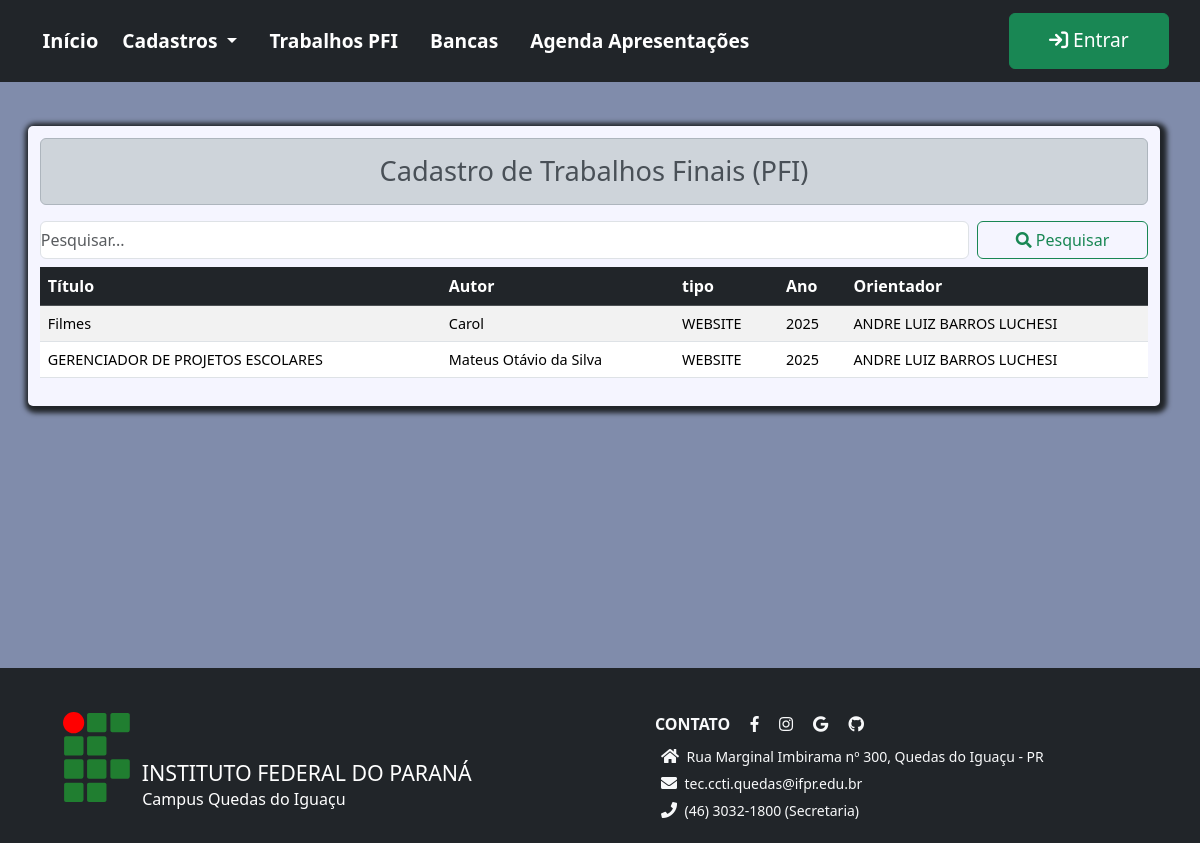
The page /trabalhos/listar/ on the database as committed earlier.
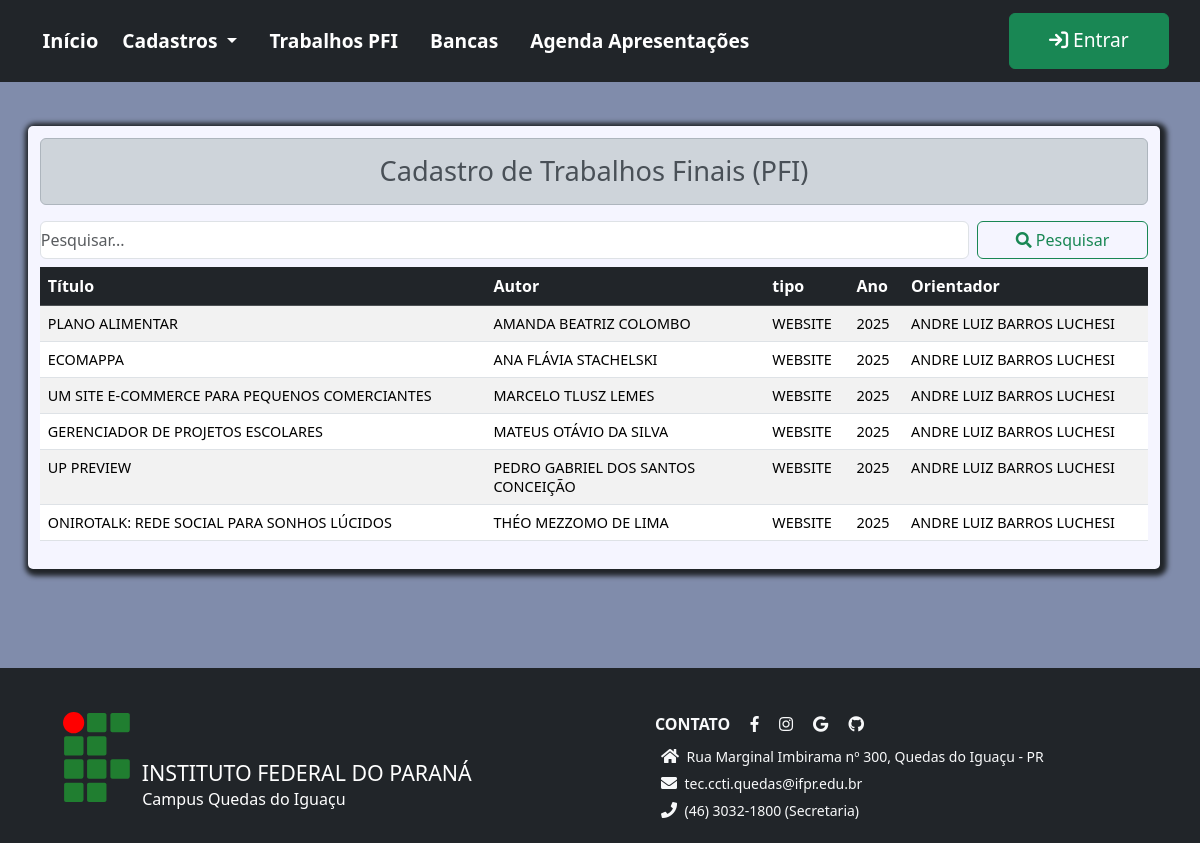
The same page on the database as committed later.
### pfi/models.py (models this page shows, shortened)
class Trabalho_Final(models.Model):
    class Meta:
        verbose_name = 'Projeto Final Interdisciplinar (PFI)'
        verbose_name_plural = 'Projetos Finais Interdisciplinares'
    titulo = models.CharField(max_length=250, null=False, blank=False)
    resumo = models.TextField()
    tipo = models.CharField(max_length=150, null=True, blank=True)
    ano = models.IntegerField(
        validators=[MinValueValidator(2010), MaxValueValidator(datetime.date.today().year)])  # ano atual
    autor = models.ForeignKey(Aluno, on_delete=models.RESTRICT, blank=False, null=False)
    orientador = models.ForeignKey(Docente, on_delete=models.RESTRICT, blank=False, null=False)
    coorientador = models.ForeignKey(Avaliador, related_name='Coorientador', on_delete=models.RESTRICT, blank=True, null=True)
    url = models.URLField(max_length=250, null=True, blank=True, verbose_name='URL')

class Aluno(models.Model):
    ativo = models.BooleanField(default=True)
    nome = models.CharField(max_length=150, null=False, blank=False)
    email = models.EmailField(max_length=50, null=True, blank=True)
    ano_ingresso = models.IntegerField(
        validators=[MinValueValidator(2010), MaxValueValidator(datetime.date.today().year)])  # ano atual
    turma = models.ForeignKey(Turma, on_delete=models.RESTRICT, blank=True, null=True)

class Avaliador(User):
    nome = models.CharField(max_length=150, null=False, blank=False)
    telefone = models.CharField(verbose_name='Telefone', max_length=15, null=True, blank=True, help_text= 'Informe um telefone ou celular para contato')
    servidor_ifpr = models.BooleanField(verbose_name='Servidor do IFPR', default=True, help_text= 'Marque essa opção caso seja Servidor do IFPR')

### pfi/views.py (the view)
# urls.py: path('trabalhos/listar/', views.ListTrabalhos.as_view(), name='trabalhos'),
class ListTrabalhos(ListView):
    template_name = 'trabalho_final_list.html'
    model = Trabalho_Final
    queryset = Trabalho_Final.objects.all().order_by('ano', Lower('autor__nome'))
    context_object_name = 'trabalhos'
    extra_context = {'form_titulo': 'Cadastro de Trabalhos Finais (PFI)'}
    def get_queryset(self):
        filter_val = self.request.GET.get('pesquisar', '')
        return Trabalho_Final.objects.filter(Q(titulo__contains=filter_val) | Q(autor__nome__contains=filter_val) | Q(orientador__nome__icontains=filter_val)).order_by('ano',  Lower('autor__nome'))

### pfi/templates/trabalho_final_list.html (shortened to what this page needs)
{% extends 'page.html' %}
{% block conteudo %}
<div class="content container">
    <h2 class="text-center alert alert-dark">
        {{form_titulo}}
    </h2>
    <div class="row">
        <div class="d-flex " style="width: 100% !important; ">
            <form class="d-flex p-0 m-0 w-100"   role="search">
                <input class="form-control me-2 p-0 m-0"   type="search" placeholder="Pesquisar..." name="pesquisar" aria-label="Search"/>
                <button class="btn btn-outline-success  " style="width: 200px !important; " type="submit"><i class="fa fa-search"></i> Pesquisar </button>
            </form>
        </div>
        <div class="col-md-12 mt-2 table-responsive" >
            <table class="table table-hover table-striped">
                <thead class='table-dark'>
                    <tr>
                        <th style="max-width: 420px">Título</th>
                        <th style="max-width: 250px">Autor</th>
                        <th>tipo</th>
                        <th>Ano</th>
                        <th>Orientador</th>
                    </tr>
                </thead>
                <tbody class='bg-light'>
                    {% for trabalho in trabalhos %}
                    <tr>
                        <td style="max-width: 420px">{{trabalho.titulo}}</td>
                        <td style="max-width: 250px">{{trabalho.autor.nome}}</td>
                        <td>{{trabalho.tipo}}</td>
                        <td>{{trabalho.ano}}</td>
                        <td>{{trabalho.orientador.nome}}</td>
                    </tr>
                    {%empty%}
                    <p>Nenhum trabalho cadastrado!</p>
                    {% endfor %}
                </tbody>
            </table>
        </div>
    </div>
</div>
{% endblock conteudo %}

Rows that differ between the two databases and show on the page:
removed Trabalho_Final: titulo "Filmes", autor.nome "Carol", tipo "WEBSITE", ano "2025", orientador.nome "ANDRE LUIZ BARROS LUCHESI"
added Trabalho_Final: titulo "PLANO ALIMENTAR", autor.nome "AMANDA BEATRIZ COLOMBO", tipo "WEBSITE", ano "2025", orientador.nome "ANDRE LUIZ BARROS LUCHESI"
added Trabalho_Final: titulo "ECOMAPPA", autor.nome "ANA FLÁVIA STACHELSKI", tipo "WEBSITE", ano "2025", orientador.nome "ANDRE LUIZ BARROS LUCHESI"
added Trabalho_Final: titulo "UM SITE E-COMMERCE PARA PEQUENOS COMERCIANTES", autor.nome "MARCELO TLUSZ LEMES", tipo "WEBSITE", ano "2025", orientador.nome "ANDRE LUIZ BARROS LUCHESI"
changed through a linked row, Trabalho_Final "GERENCIADOR DE PROJETOS ESCOLARES": autor.nome "Mateus Otávio da Silva" → "MATEUS OTÁVIO DA SILVA"
added Trabalho_Final: titulo "UP PREVIEW", autor.nome "PEDRO GABRIEL DOS SANTOS CONCEIÇÃO", tipo "WEBSITE", ano "2025", orientador.nome "ANDRE LUIZ BARROS LUCHESI"
added Trabalho_Final: titulo "ONIROTALK: REDE SOCIAL PARA SONHOS LÚCIDOS", autor.nome "THÉO MEZZOMO DE LIMA", tipo "WEBSITE", ano "2025", orientador.nome "ANDRE LUIZ BARROS LUCHESI"
